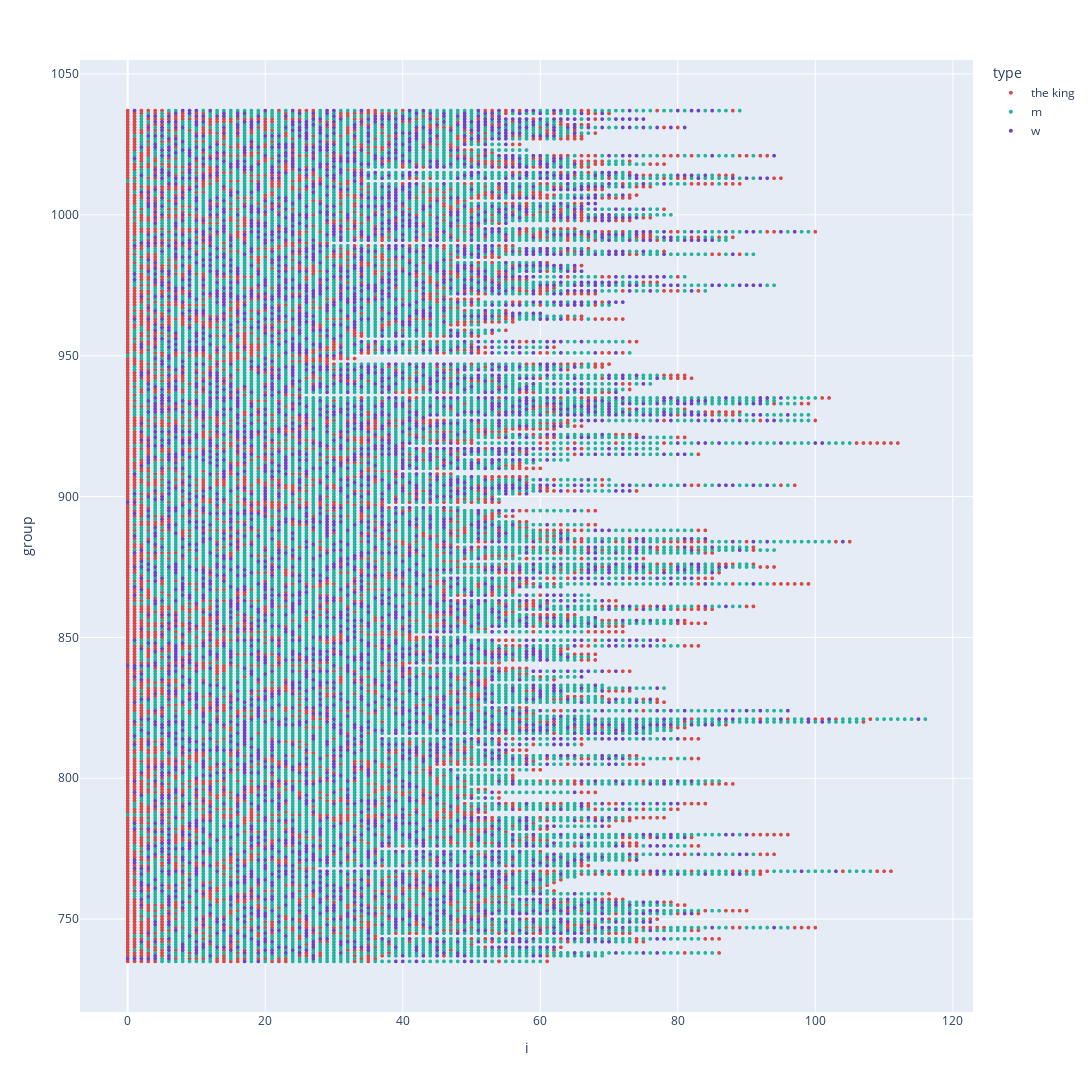

Notebook cell for this chart:
### Markdown cell above
## The same but interactive

### Code cell
import plotly.express as px
#df_sitzung = pd.DataFrame(records)

fig = px.scatter(df_sitzung,
    x="i", y="group",
    color="type",
    hover_data={"sitzung_date": "|%Y-%m-%d %H:00"},
    width=1200, height=2200,
    color_discrete_sequence=["#d64b47", "#24b39c", "#6c43c0"])

# Change marker size
fig.update_traces(marker=dict(size=4), selector=dict(mode='markers'))

fig.show()

### Figure 1 — Plotly figure (JSON) as saved in the notebook; plotly's stock layout.template omitted (floating-point values rounded to 4 significant figures; data arrays with more than 128 entries replaced by an {"elided": "..."} marker saying what was removed)
{"data": [{"customdata": {"elided": "4509x1 str values"}, "hovertemplate": "type=the king<br>i=%{x}<br>group=%{y}<br>sitzung_date=%{customdata[0]|%Y-%m-%d %H:00}<extra></extra>", "legendgroup": "the king", "marker": {"color": "#d64b47", "size": 4, "symbol": "circle"}, "mode": "markers", "name": "the king", "showlegend": true, "type": "scattergl", "x": {"elided": "4509 int values"}, "xaxis": "x", "y": {"elided": "4509 int values"}, "yaxis": "y"}, {"customdata": {"elided": "11092x1 str values"}, "hovertemplate": "type=m<br>i=%{x}<br>group=%{y}<br>sitzung_date=%{customdata[0]|%Y-%m-%d %H:00}<extra></extra>", "legendgroup": "m", "marker": {"color": "#24b39c", "size": 4, "symbol": "circle"}, "mode": "markers", "name": "m", "showlegend": true, "type": "scattergl", "x": {"elided": "11092 int values"}, "xaxis": "x", "y": {"elided": "11092 int values"}, "yaxis": "y"}, {"customdata": {"elided": "4961x1 str values"}, "hovertemplate": "type=w<br>i=%{x}<br>group=%{y}<br>sitzung_date=%{customdata[0]|%Y-%m-%d %H:00}<extra></extra>", "legendgroup": "w", "marker": {"color": "#6c43c0", "size": 4, "symbol": "circle"}, "mode": "markers", "name": "w", "showlegend": true, "type": "scattergl", "x": {"elided": "4961 int values"}, "xaxis": "x", "y": {"elided": "4961 int values"}, "yaxis": "y"}], "layout": {"height": 2200, "legend": {"title": {"text": "type"}, "tracegroupgap": 0}, "margin": {"t": 60}, "width": 1200, "xaxis": {"anchor": "y", "domain": [0, 1], "title": {"text": "i"}}, "yaxis": {"anchor": "x", "domain": [0, 1], "title": {"text": "group"}}}}
